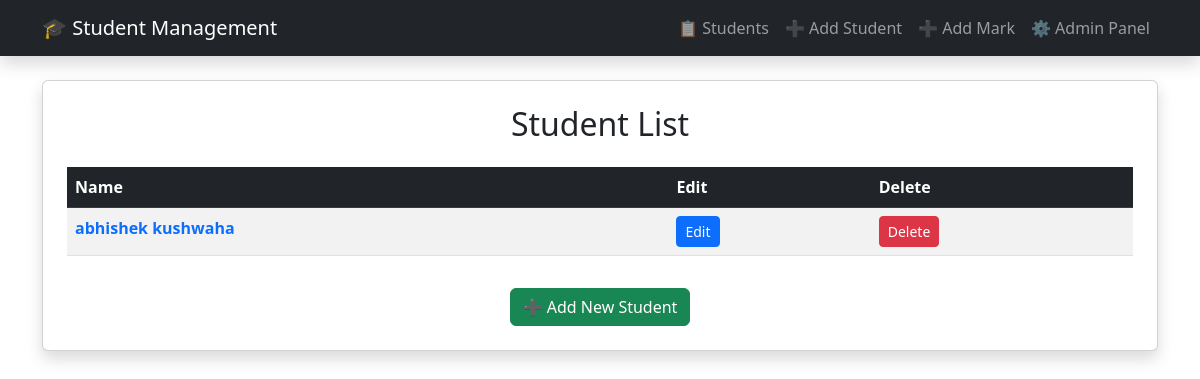
Before: / with the older database file.
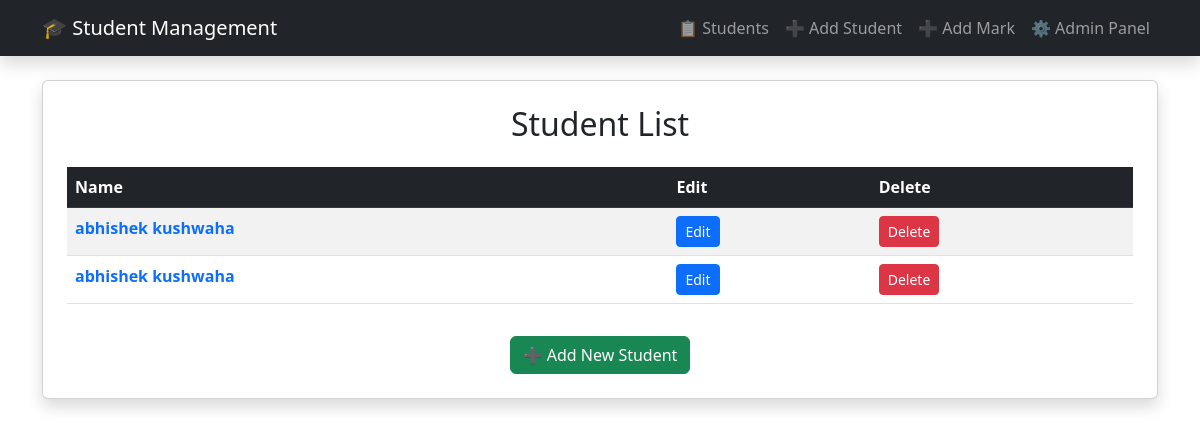
After: the same page with the newer database file.
### records/models.py (models this page shows, shortened)
class Student(models.Model):
 first_name = models.CharField(max_length=100)
 last_name = models.CharField(max_length=100)
 date_of_birth = models.DateField()
 email = models.EmailField(unique=True)
 phone_number = models.CharField(max_length=15, blank=True, null=True)
 def get_full_name(self):
  return f"{self.first_name} {self.last_name}"
 class Meta:
  verbose_name_plural = 'Students'

### records/views.py (the view)
# urls.py: path('', views.StudentListView.as_view(), name='student_list'),
class StudentListView(ListView):
 model = Student
 template_name = 'records/student_list.html'
 context_object_name = 'students'

### templates/records/student_list.html (shortened to what this page needs)
<!DOCTYPE html>
<html lang="en">
<head>
    <link rel="stylesheet" href="https://cdn.jsdelivr.net/npm/bootstrap@5.3.0/dist/css/bootstrap.min.css">
</head>
<body>
    <header>
        <nav class="navbar navbar-expand-lg navbar-dark bg-dark shadow">
            <div class="container">
                <a class="navbar-brand" href="{% url 'student_list' %}">🎓 Student Management</a>
                <div class="collapse navbar-collapse" id="navbarNav">
                    <ul class="navbar-nav ms-auto">
                        <li class="nav-item"><a class="nav-link" href="{% url 'student_list' %}">📋 Students</a></li>
                        <li class="nav-item"><a class="nav-link" href="{% url 'student_create' %}">➕ Add Student</a></li>
                        <li class="nav-item"><a class="nav-link" href="{% url 'mark_create' %}">➕ Add Mark</a></li>
                        <li class="nav-item"><a class="nav-link" href="{% url 'admin:index' %}">⚙ Admin Panel</a></li>
                    </ul>
                </div>
            </div>
        </nav>
    </header>
    <div class="container mt-4">
        <div class="card shadow p-4">
            <h2 class="mb-4 text-center">Student List</h2>
            <table class="table table-striped table-hover">
                <thead class="table-dark">
                    <tr>
                        <th>Name</th>
                        <th>Edit</th>
                        <th>Delete</th>
                    </tr>
                </thead>
                <tbody>
                    {% for student in students %}
                    <tr>
                        <td>
                            <a href="{% url 'student_detail' student.id %}" class="text-decoration-none fw-bold">{{ student.get_full_name }}</a>
                        </td>
                        <td>
                            <a href="{% url 'student_edit' student.id %}" class="btn btn-sm btn-primary">Edit</a>
                        </td>
                        <td>
                            <a href="{% url 'student_delete' student.id %}" class="btn btn-sm btn-danger">Delete</a>
                        </td>
                    </tr>
                    {% endfor %}
                </tbody>
            </table>
            <div class="text-center mt-3">
                <a href="{% url 'student_create' %}" class="btn btn-success">➕ Add New Student</a>
            </div>
        </div>
    </div>
</body>
</html>

Changed rows visible on the page:
added Student: get_full_name "abhishek kushwaha"
